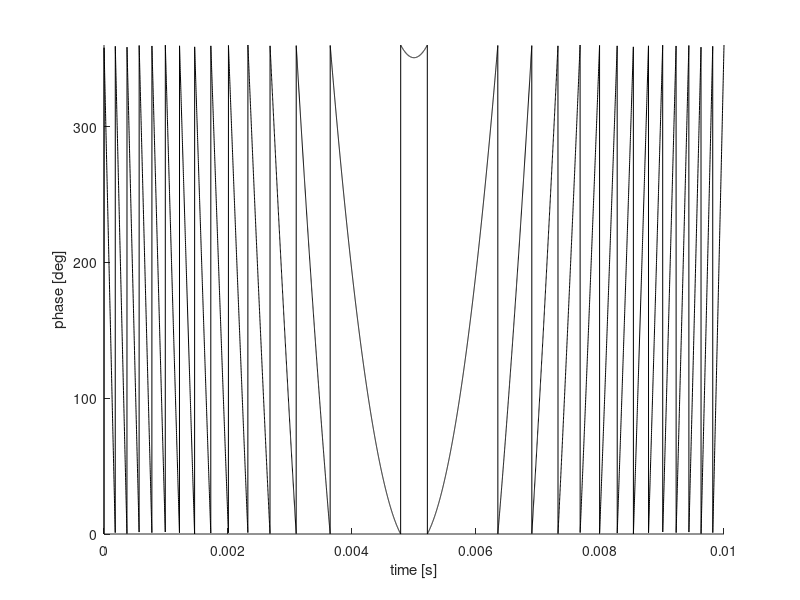
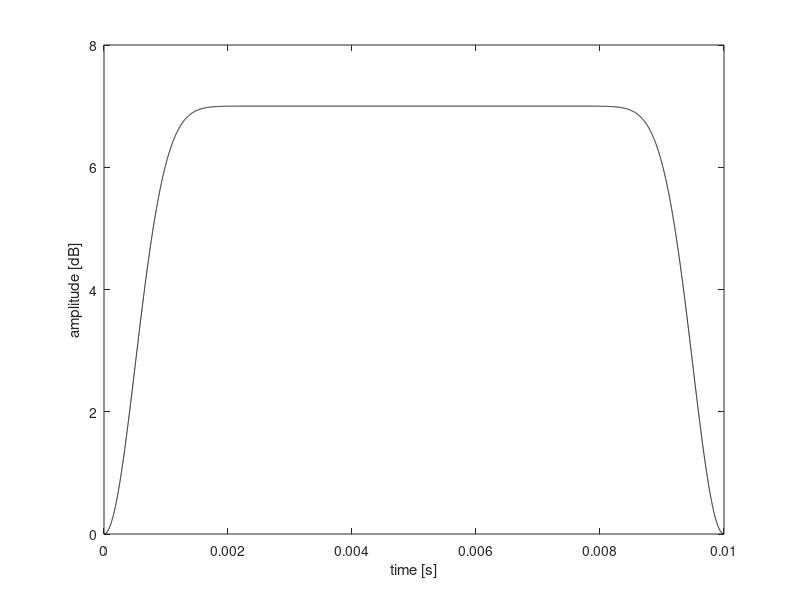

MATLAB code for these plots, in order:
% CHIRP phase table generator for Tecmag
% Adapted from Tecmag's CHIRP script

clear
clc
close all

%%%%%%% User-defined parameters %%%%%%%

% dt = 500e-9 ; %time per point in waveform (s) [Scout limit is 20ns]
N = 10000; %points to define the waveform
tau = 10e-3; %pulse length (s)
sliceheight = 0.040; %mm
G = 6.59; %T m-1, B0 field gradient
offset = 0; %mm, frequency offset (if applicable)
amplitude = 7; %dB, for Tecmag
% NOTE: positive offset moves to the left in the FT spectrum (negative
% position)

%%%%%%% END User-defined parameters %%%%%%%


% N = round(tau/dt); %number of points per pulse waveform
dt = (tau/N); %time per point in waveform (s) [Scout limit is 20 ns]
gamma = 42.576; %MHz T-1
SW = sliceheight*G*gamma*1000; %Hz
offsetHz = offset*1000*G*gamma; %Hz

phase = zeros(N,1);

ind = 1:N;
f = (ind-N/2)*(SW/N);
inc = 2*pi*f*dt;
o_inc = 2*pi*offsetHz*dt;

for i = 1:N-1
    phase(i+1) = phase(i)+inc(i)-o_inc;
end

phase = mod((phase*360/2/pi),360);
dlmwrite('CHIRP_Phase.dat',phase);



figure(1)
hold on
t = linspace(0,tau,N);
plot(t,phase,'-k')
xlabel('time [s]')
ylabel('phase [deg]')
ylim([0 360])

tamp = linspace(0,tau,N);
amp = amplitude*(1-(cos(pi*tamp/tau)).^40);
dlmwrite('CHIRP_Amp.dat',amp');

figure(2)
plot(tamp,amp,'-k')
xlabel('time [s]')
ylabel('amplitude [dB]')
ylim([0 amplitude+1])
